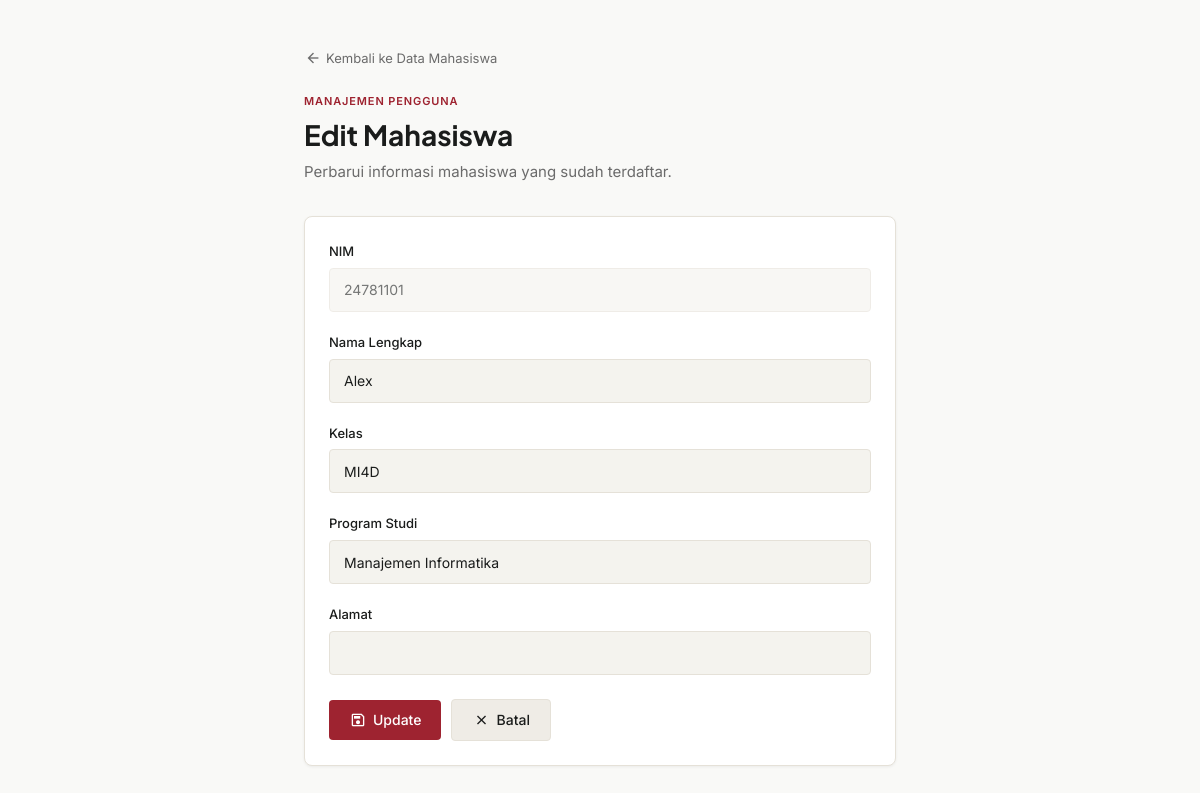
The app's page /mahasiswa/edit.php?nim=24781101 with its own data.
### tables this page shows
CREATE TABLE `mahasiswa` (
  `nim` varchar(15) NOT NULL,
  `nama` varchar(100) NOT NULL,
  `kelas` varchar(20) DEFAULT NULL,
  `prodi` varchar(100) DEFAULT NULL,
  `alamat` text DEFAULT NULL,
  `created_at` timestamp NOT NULL DEFAULT current_timestamp()
);

### mahasiswa/edit.php (the view, shortened to what this page needs)
<?php
require '../config/koneksi.php';
$nim=
$_GET['nim'];
$data=
mysqli_query(
$koneksi,
"SELECT * FROM mahasiswa
WHERE nim='$nim'"
);
$row=
mysqli_fetch_assoc($data);
?>
<!DOCTYPE html>
<html lang="id">
<head>
<link href="https://cdn.jsdelivr.net/npm/bootstrap@5.3.3/dist/css/bootstrap.min.css" rel="stylesheet">
<link href="../assets/css/smartlab.css" rel="stylesheet">
</head>
<body style="background: var(--bg-primary);">
<div style="max-width: 640px; margin: 0 auto; padding: 48px 24px;">
    <a href="index.php" style="display: inline-flex; align-items: center; gap: 4px; font-size: 13px; color: var(--text-muted); margin-bottom: 24px; text-decoration: none;">
        <span class="material-symbols-outlined" aria-hidden="true" style="font-size: 18px;">arrow_back</span>
        Kembali ke Data Mahasiswa
    </a>
    <div class="sl-page-eyebrow">Manajemen Pengguna</div>
    <h1 class="sl-page-title" style="font-size: 28px; margin-bottom: 8px;">Edit Mahasiswa</h1>
    <p class="sl-page-desc" style="margin-bottom: 32px;">Perbarui informasi mahasiswa yang sudah terdaftar.</p>
    <div class="sl-card">
        <div class="sl-card-body">
            <form method="POST">
                <div class="sl-form-group">
                    <label for="edit-nim" class="sl-form-label">NIM</label>
                    <input
                        type="text"
                        id="edit-nim"
                        value="<?= $row['nim'] ?>"
                        class="sl-form-input"
                        disabled
                        style="opacity: 0.6; cursor: not-allowed;">
                </div>
                <div class="sl-form-group">
                    <label for="edit-nama" class="sl-form-label">Nama Lengkap</label>
                    <input
                        type="text"
                        id="edit-nama"
                        name="nama"
                        value="<?= $row['nama'] ?>"
                        class="sl-form-input"
                        required>
                </div>
                <div class="sl-form-group">
                    <label for="edit-kelas" class="sl-form-label">Kelas</label>
                    <input
                        type="text"
                        id="edit-kelas"
                        name="kelas"
                        value="<?= $row['kelas'] ?>"
                        class="sl-form-input"
                        required>
                </div>
                <div class="sl-form-group">
                    <label for="edit-prodi" class="sl-form-label">Program Studi</label>
                    <input
                        type="text"
                        id="edit-prodi"
                        name="prodi"
                        value="<?= $row['prodi'] ?>"
                        class="sl-form-input"
                        required>
                </div>
                <div class="sl-form-group">
                    <label for="edit-alamat" class="sl-form-label">Alamat</label>
                    <input
                        type="text"
                        id="edit-alamat"
                        name="alamat"
                        value="<?= $row['alamat'] ?>"
                        class="sl-form-input"
                        required>
                </div>
                <div class="sl-form-actions">
                    <button
                        type="submit"
                        name="update"
                        class="sl-btn sl-btn-primary">
                        <span class="material-symbols-outlined" aria-hidden="true">save</span>
                        Update
                    </button>
                    <a
                        href="index.php"
                        class="sl-btn sl-btn-secondary">
                        <span class="material-symbols-outlined" aria-hidden="true">close</span>
                        Batal
                    </a>
                </div>
            </form>
        </div>
    </div>
</div>
</body>
</html>

### assets/css/smartlab.css (style rules this page uses)
:root { --primary: #000000; --accent: #9E2330; --accent-hover: #721C24; --bg-primary: #F9F9F7; --bg-secondary: #F4F3EE; --bg-tertiary: #F5F4EE; --surface: #FFFFFF; --surface-warm: #EFECE6; --surface-border: #E5E1D8; --surface-muted: #DFDAD0; --surface-dark: #D6D0C4; --text-primary: #1A1C1B; --text-secondary: #444748; --text-muted: #6B6B6B; --error: #9E2330; --error-bg: #FDF2F2; --success: #4A6741; --success-bg: #F0F5EF; --font-heading: 'Plus Jakarta Sans', sans-serif; --font-body: 'Inter', sans-serif; --header-height: 64px; --radius-sm: 4px; --radius-md: 8px; --radius-lg: 12px; --shadow-sm: 0 1px 3px rgba(0,0,0,0.06); --shadow-md: 0 4px 12px rgba(0,0,0,0.08); --shadow-lg: 0 8px 24px rgba(0,0,0,0.1); --transition: all 0.2s ease; }
*, *::before, *::after { box-sizing: border-box; }
body { font-family: var(--font-body); background: var(--bg-primary); color: var(--text-primary); margin: 0; padding: 0; line-height: 1.6; -webkit-font-smoothing: antialiased; }
h1, h2, h3, h4, h5, h6 { font-family: var(--font-heading); font-weight: 700; line-height: 1.2; color: var(--text-primary); margin: 0; }
a { text-decoration: none; color: inherit; }
.sl-page-eyebrow { font-size: 11px; font-weight: 600; text-transform: uppercase; letter-spacing: 0.08em; color: var(--accent); margin-bottom: 8px; }
.sl-page-title { font-size: 32px; font-weight: 700; color: var(--text-primary); margin-bottom: 8px; }
.sl-page-desc { font-size: 15px; color: var(--text-muted); max-width: 600px; }
.sl-btn { display: inline-flex; align-items: center; gap: 6px; padding: 10px 20px; font-family: var(--font-body); font-size: 14px; font-weight: 500; border: none; border-radius: var(--radius-sm); cursor: pointer; transition: var(--transition); text-decoration: none; line-height: 1.4; white-space: nowrap; }
.sl-btn .material-symbols-outlined { font-size: 18px; }
.sl-btn-primary { background: var(--accent); color: #FFFFFF; }
.sl-btn-secondary { background: var(--surface-warm); color: var(--text-primary); border: 1px solid var(--surface-border); }
.sl-card { background: var(--surface); border: 1px solid var(--surface-border); border-radius: var(--radius-md); box-shadow: var(--shadow-sm); }
.sl-card-body { padding: 24px; }
.sl-form-group { margin-bottom: 20px; }
.sl-form-label { display: block; font-size: 13px; font-weight: 500; color: var(--text-primary); margin-bottom: 6px; }
.sl-form-input, .sl-form-select { width: 100%; height: 44px; padding: 0 14px; font-family: var(--font-body); font-size: 14px; color: var(--text-primary); background: var(--bg-secondary); border: 1px solid var(--surface-border); border-radius: var(--radius-sm); outline: none; transition: var(--transition); }
.sl-form-input::placeholder { color: var(--text-muted); }
.sl-form-actions { display: flex; align-items: center; gap: 10px; margin-top: 24px; }

### records on screen
mahasiswa: nim "24781101", nama "Alex", kelas "MI4D", prodi "Manajemen Informatika"
